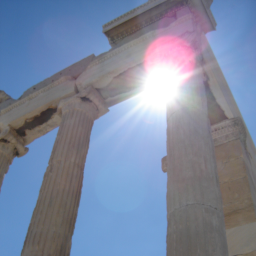
#> input picture BIG_DATA/wz6/test.png, 256 x 256 px, found by its file name
$ python zad_z_watkami.py
#> lines starting #> are read from the running program, lines starting #| are printed output that depends on the picture; pictures that were not available may be replaced by others from this repository, and a replacement may not be noted
import os
from PIL import Image
import math
import time
import threading

KAFELEK_SIZE = 6
TILE_DIR = "images_0003"
KATALOG_ZDJEC = "images_0003"
OUTPUT_FILE = "srednie_rgb.txt"
MAIN_IMAGE = "test.png"
RESULT_IMAGE = "mozaika.png"

lock = threading.Lock()  # do bezpiecznego zapisu do pliku

# Liczy średnie RGB danego obrazka
def srednia_z_obrazu(title, directory):
    img_path = os.path.join(directory, title)
    with Image.open(img_path) as img:
        pixels = img.load()
        cols, rows = img.size
        r_s = g_s = b_s = 0
        for x in range(cols):
            for y in range(rows):
                r, g, b = pixels[x, y]
                r_s += r
                g_s += g
                b_s += b
        total_pixels = cols * rows
        return [title, [int(r_s / total_pixels), int(g_s / total_pixels), int(b_s / total_pixels)]]

# Funkcja wykonywana w wątku – liczy i zapisuje do pliku
def licz_i_zapisz(filename, directory, output_file):
    wynik = srednia_z_obrazu(filename, directory)
    line = f"{wynik[0]},{wynik[1][0]},{wynik[1][1]},{wynik[1][2]}\n"
    with lock:
        with open(output_file, 'a') as f:
            f.write(line)


# Liczy i zapisuje średnie RGB do pliku z użyciem wątków
def srednie_z_katalogu(directory, output_file):
#> called with directory = 'images_0003', output_file = 'srednie_rgb.txt'
    threads = []

    # wyczyść plik przed zapisem
    open(output_file, 'w').close()

    for filename in os.listdir(directory):
        t = threading.Thread(target=licz_i_zapisz, args=(filename, directory, output_file))
        threads.append(t)
        t.start()

    for t in threads:
        t.join()

    print(f"Zapisano dane do pliku: {output_file}")

# Znajduje najbliższy RGB obrazek
def znajdz_najblizszy_kafelek(r_s, g_s, b_s):
    min_dist = float("inf")
    best_match = None
    with open(OUTPUT_FILE, "r") as file:
        for line in file:
            parts = line.strip().split(",")
            nazwa, r, g, b = parts[0], int(parts[1]), int(parts[2]), int(parts[3])
            dist = math.sqrt((r_s - r) ** 2 + (g_s - g) ** 2 + (b_s - b) ** 2)
            if dist < min_dist:
                min_dist = dist
                best_match = nazwa
    return best_match

# Tworzenie mozaiki
def generuj_mozaike():
    img = Image.open(MAIN_IMAGE)
#> img is the input picture: PIL image 256x256 RGB; mean R, G, B 123.9, 134.7, 158
    pixels = img.load()
    cols, rows = img.size
#> cols = 256; rows = 256
    s = KAFELEK_SIZE * KAFELEK_SIZE

    mozaika = Image.new("RGB", (cols, rows))
#> mozaika: PIL image 256x256 RGB; every value is 0

    for i in range(cols // KAFELEK_SIZE):
        for j in range(rows // KAFELEK_SIZE):
            r_s = g_s = b_s = 0
            for x in range(KAFELEK_SIZE):
                for y in range(KAFELEK_SIZE):
                    r, g, b = pixels[i * KAFELEK_SIZE + x, j * KAFELEK_SIZE + y]
                    r_s += r
                    g_s += g
                    b_s += b
#> after the loop, b_s = 5572; g_s = 3628; r_s = 2124
            r_avg = int(r_s / s)
#> r_avg = 59
            g_avg = int(g_s / s)
#> g_avg = 100
            b_avg = int(b_s / s)
#> b_avg = 154

            best_match = znajdz_najblizszy_kafelek(r_avg, g_avg, b_avg)
#> the loop in znajdz_najblizszy_kafelek, `for line in file:` made 1 pass
#> (dist, min_dist) on pass 1: (72.53, 72.53)
#> after the loop in znajdz_najblizszy_kafelek, `for line in file:`: best_match = 'tile_8.png'; min_dist = 72.53
#> best_match = 'tile_8.png'
            kafelek = Image.open(os.path.join(KATALOG_ZDJEC, best_match))
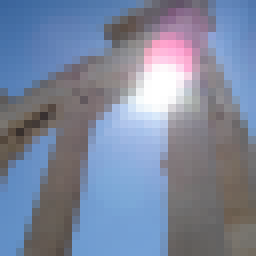
#> input picture BIG_DATA/wz6/tile_8.png, 256 x 256 px, given as the content of the folder images_0003, which was not available
#> kafelek is the input picture: PIL image 256x256 RGB; mean R, G, B 123.4, 134.2, 157.5
            kafelek = kafelek.resize((KAFELEK_SIZE, KAFELEK_SIZE))
            mozaika.paste(kafelek, (i * KAFELEK_SIZE, j * KAFELEK_SIZE))
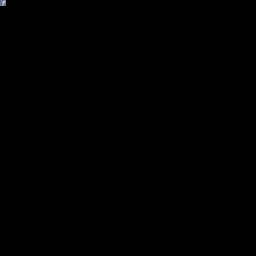
#> mozaika: PIL image 256x256 RGB; mean R, G, B 0.1, 0.1, 0.1

    mozaika.save(RESULT_IMAGE)
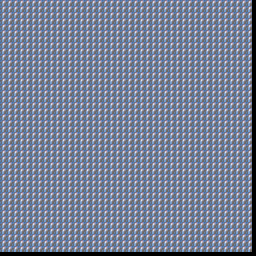
#> saved as mozaika.png: PIL image 256x256 RGB; mean R, G, B 120, 130.1, 152.5
    print(f"Zapisano mozaikę jako {RESULT_IMAGE}")

# Główna część
if __name__ == "__main__":
    start = time.time()

    if os.path.exists(OUTPUT_FILE):
        os.remove(OUTPUT_FILE)

    srednie_z_katalogu(KATALOG_ZDJEC, OUTPUT_FILE)
    generuj_mozaike()

    end = time.time()
    print(f"Czas wykonania: {end - start:} sekund")
